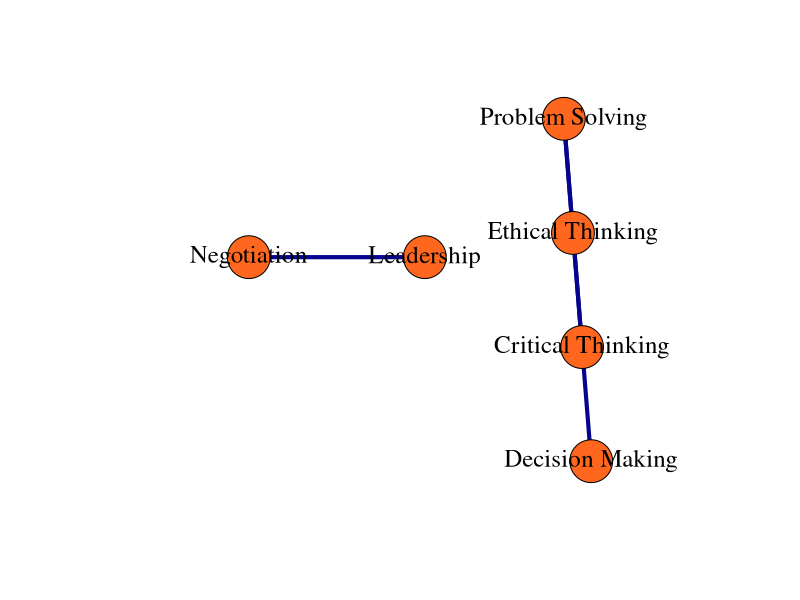
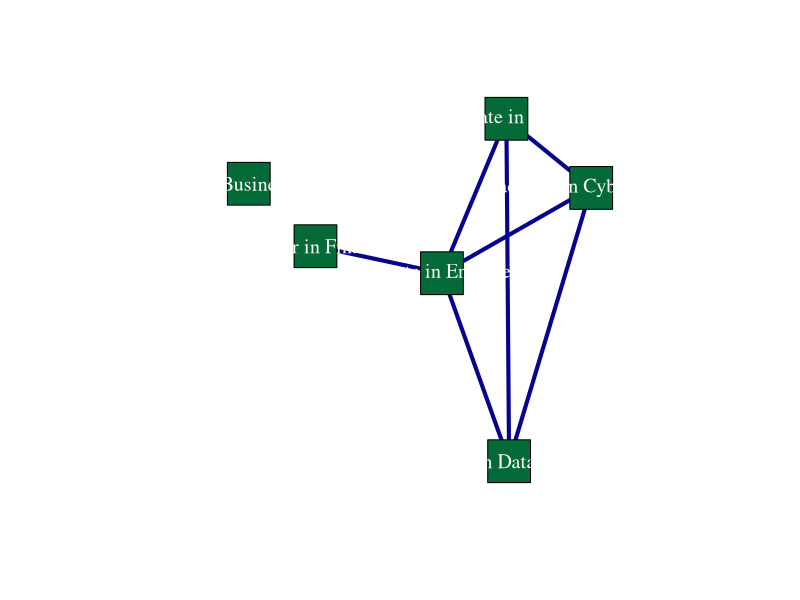

Write R code to recreate these figures, in order.
library(readr)
Data_Figure2 <- read_csv("HypotheticalData.csv")

library(igraph)
# Figure Panel A
Network <- Data_Figure2

bn2 <- graph.data.frame(Network,directed=FALSE)
bipartite.mapping(bn2)
V(bn2)$type <- bipartite_mapping(bn2)$type
V(bn2)$color <- ifelse(V(bn2)$type, "green", "red")
V(bn2)$shape <- ifelse(V(bn2)$type, "square", "circle")
V(bn2)$label.cex <- ifelse(V(bn2)$type, 0.5, 1)
V(bn2)$size <- sqrt(igraph::degree(bn2))
E(bn2)$color <- "lightgrey"

bn2.pr <- bipartite.projection(bn2)
Programs <- bn2.pr$proj2
Skills <- bn2.pr$proj1
class(Skills)
#matw1 <- as.matrix(get.adjacency(Skills))

# Plot the network with node colors based on centrality
set.seed(56)
png("F2a.png", width = 15, height = 7, units = 'in', res = 300)
plot(Skills, vertex.label.color = "black", 
     vertex.label.cex = 1.5, 
     vertex.color = "#FF671F", 
     vertex.size = 25, 
     edge.width = 4, 
     edge.color = "#06038D", 
     layout = layout_components, main = "")
dev.off()

set.seed(56)
png("F2b.png", width = 15, height = 7, units = 'in', res = 300)
plot(Programs, vertex.label.color = "white", 
     vertex.label.cex = 1.2, 
     vertex.color = "#046A38", 
     vertex.size = 25, 
     edge.width = 4, 
     edge.color = "#06038D", 
     layout = layout_components, 
     main = "")
dev.off()
